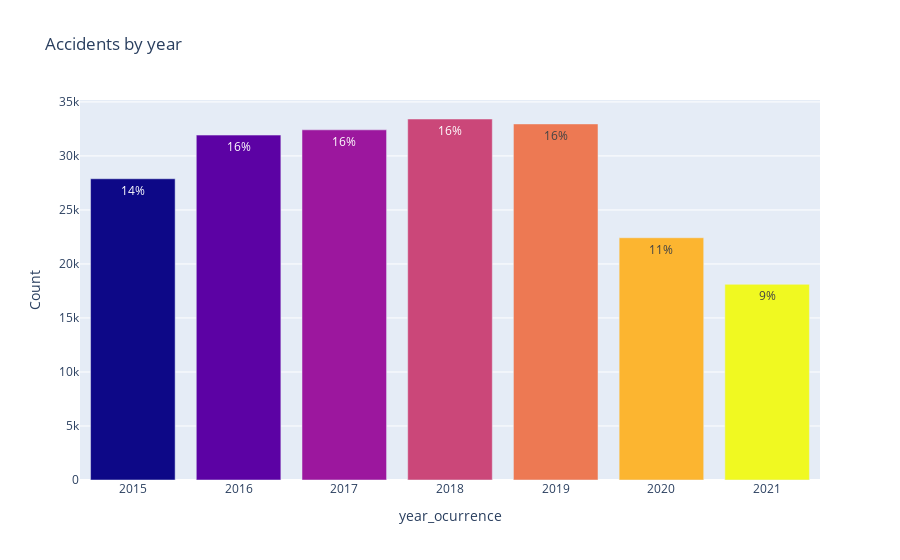

This figure's notebook cell:
### Code cell
fig = px.bar(df_years, x=df_years.year_ocurrence, y=df_years.Count, title="Accidents by year",  color="year_ocurrence", text= "percentage")
fig.update_coloraxes(showscale = False)
fig.show()

### Figure 1 — Plotly figure (JSON) as saved in the notebook; plotly's stock layout.template omitted (floating-point values rounded to 4 significant figures)
{"data": [{"alignmentgroup": "True", "hovertemplate": "year_ocurrence=%{marker.color}<br>Count=%{y}<br>percentage=%{text}<extra></extra>", "legendgroup": "", "marker": {"color": [2018, 2019, 2017, 2016, 2015, 2020, 2021], "coloraxis": "coloraxis", "pattern": {"shape": ""}}, "name": "", "offsetgroup": "", "orientation": "v", "showlegend": false, "text": ["16%", "16%", "16%", "16%", "14%", "11%", "9%"], "textposition": "auto", "type": "bar", "x": [2018, 2019, 2017, 2016, 2015, 2020, 2021], "xaxis": "x", "y": [33418, 32962, 32415, 31928, 27885, 22424, 18114], "yaxis": "y"}], "layout": {"barmode": "relative", "coloraxis": {"colorbar": {"title": {"text": "year_ocurrence"}}, "colorscale": [[0, "#0d0887"], [0.1111, "#46039f"], [0.2222, "#7201a8"], [0.3333, "#9c179e"], [0.4444, "#bd3786"], [0.5556, "#d8576b"], [0.6667, "#ed7953"], [0.7778, "#fb9f3a"], [0.8889, "#fdca26"], [1, "#f0f921"]], "showscale": false}, "legend": {"tracegroupgap": 0}, "title": {"text": "Accidents by year"}, "xaxis": {"anchor": "y", "domain": [0, 1], "title": {"text": "year_ocurrence"}}, "yaxis": {"anchor": "x", "domain": [0, 1], "title": {"text": "Count"}}}}
